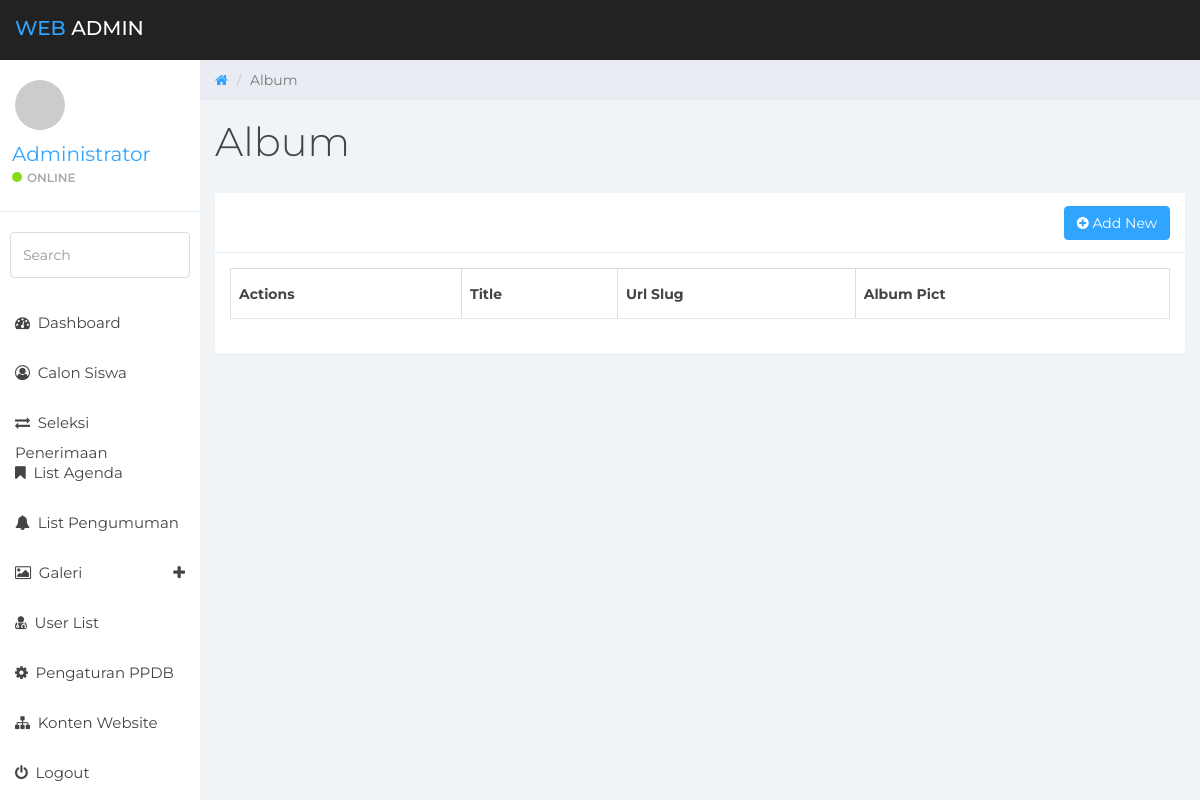
The app's page /sysadmin/?page=list-album (signed in), older data.
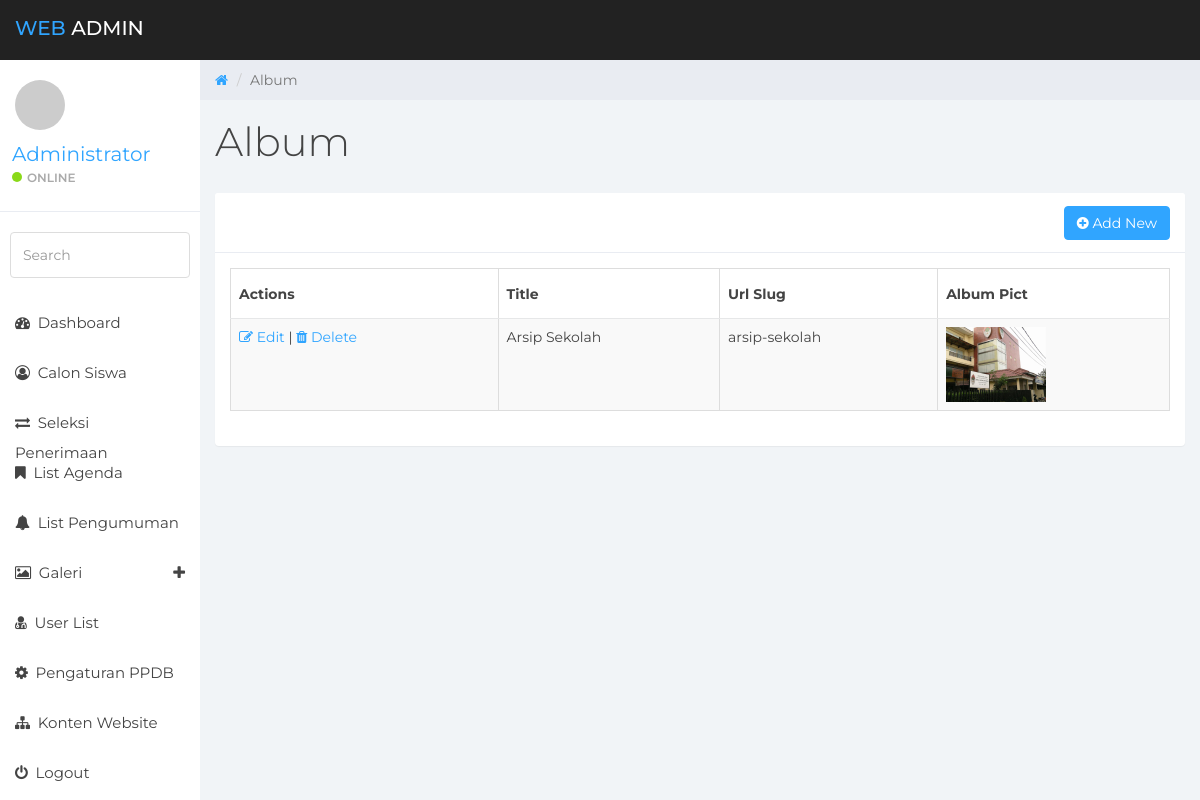
The same page, newer data.
### tables this page shows
CREATE TABLE `album_foto` (
  `album_id` int(5) NOT NULL,
  `album_title` varchar(100) NOT NULL,
  `album_slug` varchar(100) NOT NULL,
  `album_desc` text NOT NULL,
  `album_pict` varchar(100) NOT NULL
);

### includes/constants.php (called while the page is built, shortened)
<?php
$baseurl = "http://".$_SERVER['HTTP_HOST'].str_replace(basename($_SERVER['SCRIPT_NAME']),"",$_SERVER['SCRIPT_NAME']);
?>

### includes/class.db.php (called while the page is built, shortened)
<?php
class DB
{
    private $link = null;
    static $inst = null;
    public function __construct()
    {
        try {
            $this->link = new mysqli( DB_HOST, DB_USER, DB_PASS, DB_NAME );
            $this->link->set_charset( "utf8" );
        } catch ( Exception $e ) {
            die( 'Unable to connect to database' );
        }
    }
    public function get_results( $query, $object = false )
    {
        $results = $this->link->query( $query );
        if( $this->link->error )
        {
            $this->log_db_errors( $this->link->error, $query );
            return false;
        }
        else
        {
            $row = array();
            while( $r = ( !$object ) ? $results->fetch_assoc() : $results->fetch_object() )
            {
                $row[] = $r;
            }
            return $row;
        }
    }
    static function getInstance()
    {
        if( self::$inst == null )
        {
            self::$inst = new DB();
        }
        return self::$inst;
    }
}

### sysadmin/modules/album/v_list.php (the view, shortened to what this page needs)
<?php
$pagetitle = "Album";
$act = "modules/album/do_task.php";
$getpage = "list-album";
$getact = htmlspecialchars($_GET["act"], ENT_QUOTES, 'UTF-8');
?>
<div class="row">
    <ol class="breadcrumb">
        <li><a href="<?php echo $baseurl;?>">
            <em class="fa fa-home"></em>
        </a></li>
        <li class="active"><?php echo $pagetitle;?></li>
    </ol>
</div>
<div class="row">
    <div class="col-lg-12">
        <h1 class="page-header"><?php echo $pagetitle;?></h1>
    </div>
</div>
<?php
switch($getact){
    default:
?>
<div class="row">
    <div class="col-lg-12">
        <div class="panel panel-default">
            <div class="panel-heading">
                <span class="pull-right"><button class="btn btn-primary" onclick="location.href='?page=<?php echo $getpage; ?>&act=add';"><i class="fa fa-plus-circle"></i> Add New</button> </span>
            </div>
            <div class="panel-body">
                <table id="example" class="table table-striped table-bordered" style="width:100%">
                    <thead>
                        <tr>
                            <th>Actions</th>
                            <th>Title</th>
                            <th>Url Slug</th>
                            <th>Album Pict</th>
                        </tr>
                    </thead>
                    <tbody>
                        <?php
                            $query = "SELECT * FROM album_foto ORDER BY album_id DESC ";
                            $results = $database->get_results( $query );
                            foreach( $results as $row )
                            {
                                $img_path = '../' . UPLOADS_DIR . 'images' . DIRECTORY_SEPARATOR;
                                $pict = !empty($row["album_pict"]) ? '<img class="img-responsive" src="'.$img_path.$row["album_pict"].'" width="100px">' : 'NO IMAGE';
                                echo '<tr>';
                                    echo '<td>
                                            <a href="?page='.$getpage.'&act=edit&key='.$row["album_id"].'"><i class="fa fa-edit"></i> Edit</a> |
                                            <a href="'.$act.'?page='.$getpage.'&act=delete&key='.$row["album_id"].'"><i class="fa fa-trash"></i> Delete</a>
                                        </td>';
                                    echo '<td>'.$row["album_title"].'</td>';
                                    echo '<td>'.$row["album_slug"].'</td>';
                                    echo '<td class="text-center">'.$pict.'</td>';
                                echo '</tr>';
                            }
                        ?>
                    </tbody>
                </table>
            </div>
        </div>
    </div>
</div>
<?php
break;
?>
<?php
}
?>

Row changes from the older to the newer data that the page shows:
added album_foto: album_title "Arsip Sekolah", album_slug "arsip-sekolah", album_pict (picture)
